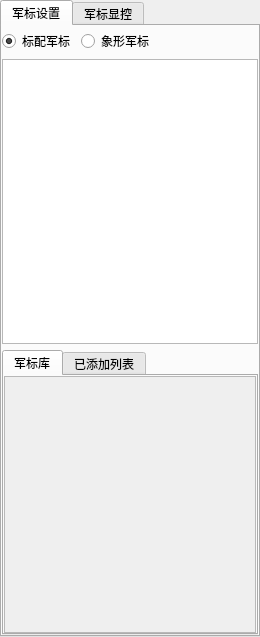
<?xml version="1.0" encoding="UTF-8"?>
<ui version="4.0">
 <class>ByySandboxWidget</class>
 <widget class="QWidget" name="ByySandboxWidget">
  <property name="geometry">
   <rect>
    <x>0</x>
    <y>0</y>
    <width>259</width>
    <height>637</height>
   </rect>
  </property>
  <property name="windowTitle">
   <string>DataBase</string>
  </property>
  <layout class="QHBoxLayout" name="horizontalLayout_9">
   <property name="margin">
    <number>0</number>
   </property>
   <item>
    <layout class="QHBoxLayout" name="horizontalLayout">
     <property name="margin">
      <number>0</number>
     </property>
     <item>
      <widget class="QTabWidget" name="tabWidget">
       <property name="currentIndex">
        <number>0</number>
       </property>
       <property name="elideMode">
        <enum>Qt::ElideNone</enum>
       </property>
       <widget class="QWidget" name="tab">
        <attribute name="title">
         <string>军标设置</string>
        </attribute>
        <layout class="QVBoxLayout" name="verticalLayout">
         <property name="leftMargin">
          <number>0</number>
         </property>
         <property name="topMargin">
          <number>3</number>
         </property>
         <property name="rightMargin">
          <number>0</number>
         </property>
         <property name="bottomMargin">
          <number>0</number>
         </property>
         <item>
          <layout class="QHBoxLayout" name="horizontalLayout_2">
           <item>
            <widget class="QRadioButton" name="radioButton">
             <property name="text">
              <string>标配军标</string>
             </property>
             <property name="checked">
              <bool>true</bool>
             </property>
            </widget>
           </item>
           <item>
            <widget class="QRadioButton" name="radioButton_2">
             <property name="text">
              <string>象形军标</string>
             </property>
            </widget>
           </item>
           <item>
            <spacer name="horizontalSpacer">
             <property name="orientation">
              <enum>Qt::Horizontal</enum>
             </property>
             <property name="sizeHint" stdset="0">
              <size>
               <width>40</width>
               <height>20</height>
              </size>
             </property>
            </spacer>
           </item>
          </layout>
         </item>
         <item>
          <widget class="QTreeWidget" name="treeWidget">
           <attribute name="headerVisible">
            <bool>false</bool>
           </attribute>
           <column>
            <property name="text">
             <string notr="true">1</string>
            </property>
           </column>
          </widget>
         </item>
         <item>
          <widget class="QTabWidget" name="tabWidget_2">
           <property name="currentIndex">
            <number>0</number>
           </property>
           <widget class="QWidget" name="tab_3">
            <attribute name="title">
             <string>军标库</string>
            </attribute>
            <layout class="QVBoxLayout" name="verticalLayout_2">
             <property name="margin">
              <number>0</number>
             </property>
             <item>
              <widget class="QScrollArea" name="scrollArea">
               <property name="widgetResizable">
                <bool>true</bool>
               </property>
               <widget class="QWidget" name="scrollAreaWidgetContents">
                <property name="geometry">
                 <rect>
                  <x>0</x>
                  <y>0</y>
                  <width>243</width>
                  <height>259</height>
                 </rect>
                </property>
                <layout class="QGridLayout" name="gridLayout"/>
               </widget>
              </widget>
             </item>
            </layout>
           </widget>
           <widget class="QWidget" name="tab_4">
            <attribute name="title">
             <string>已添加列表</string>
            </attribute>
            <layout class="QVBoxLayout" name="verticalLayout_4">
             <property name="margin">
              <number>0</number>
             </property>
             <item>
              <widget class="QListWidget" name="listWidget"/>
             </item>
             <item>
              <layout class="QHBoxLayout" name="horizontalLayout_6">
               <item>
                <spacer name="horizontalSpacer_4">
                 <property name="orientation">
                  <enum>Qt::Horizontal</enum>
                 </property>
                 <property name="sizeHint" stdset="0">
                  <size>
                   <width>40</width>
                   <height>20</height>
                  </size>
                 </property>
                </spacer>
               </item>
               <item>
                <widget class="QPushButton" name="pushButton_3">
                 <property name="enabled">
                  <bool>false</bool>
                 </property>
                 <property name="text">
                  <string>移动</string>
                 </property>
                </widget>
               </item>
               <item>
                <widget class="QPushButton" name="pushButton_2">
                 <property name="enabled">
                  <bool>false</bool>
                 </property>
                 <property name="text">
                  <string>重命名</string>
                 </property>
                </widget>
               </item>
               <item>
                <widget class="QPushButton" name="pushButton">
                 <property name="enabled">
                  <bool>false</bool>
                 </property>
                 <property name="text">
                  <string>删除</string>
                 </property>
                </widget>
               </item>
              </layout>
             </item>
            </layout>
           </widget>
          </widget>
         </item>
        </layout>
       </widget>
       <widget class="QWidget" name="tab_2">
        <attribute name="title">
         <string>军标显控</string>
        </attribute>
        <layout class="QVBoxLayout" name="verticalLayout_3">
         <property name="leftMargin">
          <number>5</number>
         </property>
         <property name="topMargin">
          <number>9</number>
         </property>
         <property name="rightMargin">
          <number>0</number>
         </property>
         <property name="bottomMargin">
          <number>0</number>
         </property>
         <item>
          <layout class="QHBoxLayout" name="horizontalLayout_10">
           <item>
            <widget class="QLabel" name="label">
             <property name="text">
              <string>军标缩放</string>
             </property>
            </widget>
           </item>
           <item>
            <widget class="QDoubleSpinBox" name="doubleSpinBox">
             <property name="singleStep">
              <double>0.100000000000000</double>
             </property>
             <property name="value">
              <double>1.000000000000000</double>
             </property>
            </widget>
           </item>
           <item>
            <spacer name="horizontalSpacer_5">
             <property name="orientation">
              <enum>Qt::Horizontal</enum>
             </property>
             <property name="sizeHint" stdset="0">
              <size>
               <width>40</width>
               <height>20</height>
              </size>
             </property>
            </spacer>
           </item>
          </layout>
         </item>
         <item>
          <spacer name="verticalSpacer_2">
           <property name="orientation">
            <enum>Qt::Vertical</enum>
           </property>
           <property name="sizeHint" stdset="0">
            <size>
             <width>20</width>
             <height>40</height>
            </size>
           </property>
          </spacer>
         </item>
        </layout>
       </widget>
      </widget>
     </item>
    </layout>
   </item>
  </layout>
 </widget>
 <layoutdefault spacing="6" margin="11"/>
 <resources/>
 <connections/>
</ui>
